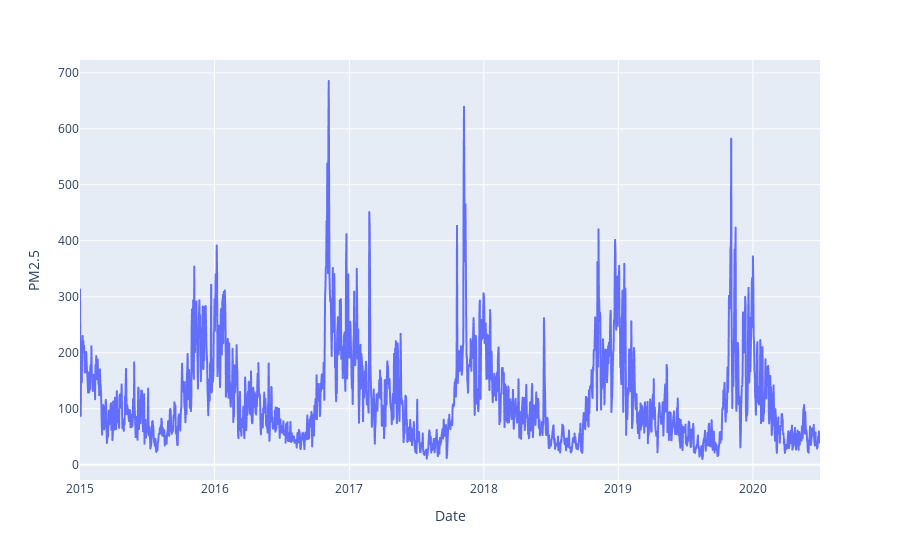

The code cell stored with this chart in its notebook:
### Code cell
fig = px.line(df_delhi, x="Date", y="PM2.5")
fig.show()

### Figure 1 — Plotly figure (JSON) as saved in the notebook; plotly's stock layout.template omitted (floating-point values rounded to 4 significant figures; data arrays with more than 128 entries replaced by an {"elided": "..."} marker saying what was removed)
{"data": [{"hovertemplate": "Date=%{x}<br>PM2.5=%{y}<extra></extra>", "legendgroup": "", "line": {"color": "#636efa", "dash": "solid"}, "marker": {"symbol": "circle"}, "mode": "lines", "name": "", "showlegend": false, "type": "scattergl", "x": {"elided": "2009 str values"}, "xaxis": "x", "y": {"elided": "2009 float values"}, "yaxis": "y"}], "layout": {"legend": {"tracegroupgap": 0}, "margin": {"t": 60}, "xaxis": {"anchor": "y", "domain": [0, 1], "title": {"text": "Date"}}, "yaxis": {"anchor": "x", "domain": [0, 1], "title": {"text": "PM2.5"}}}}
